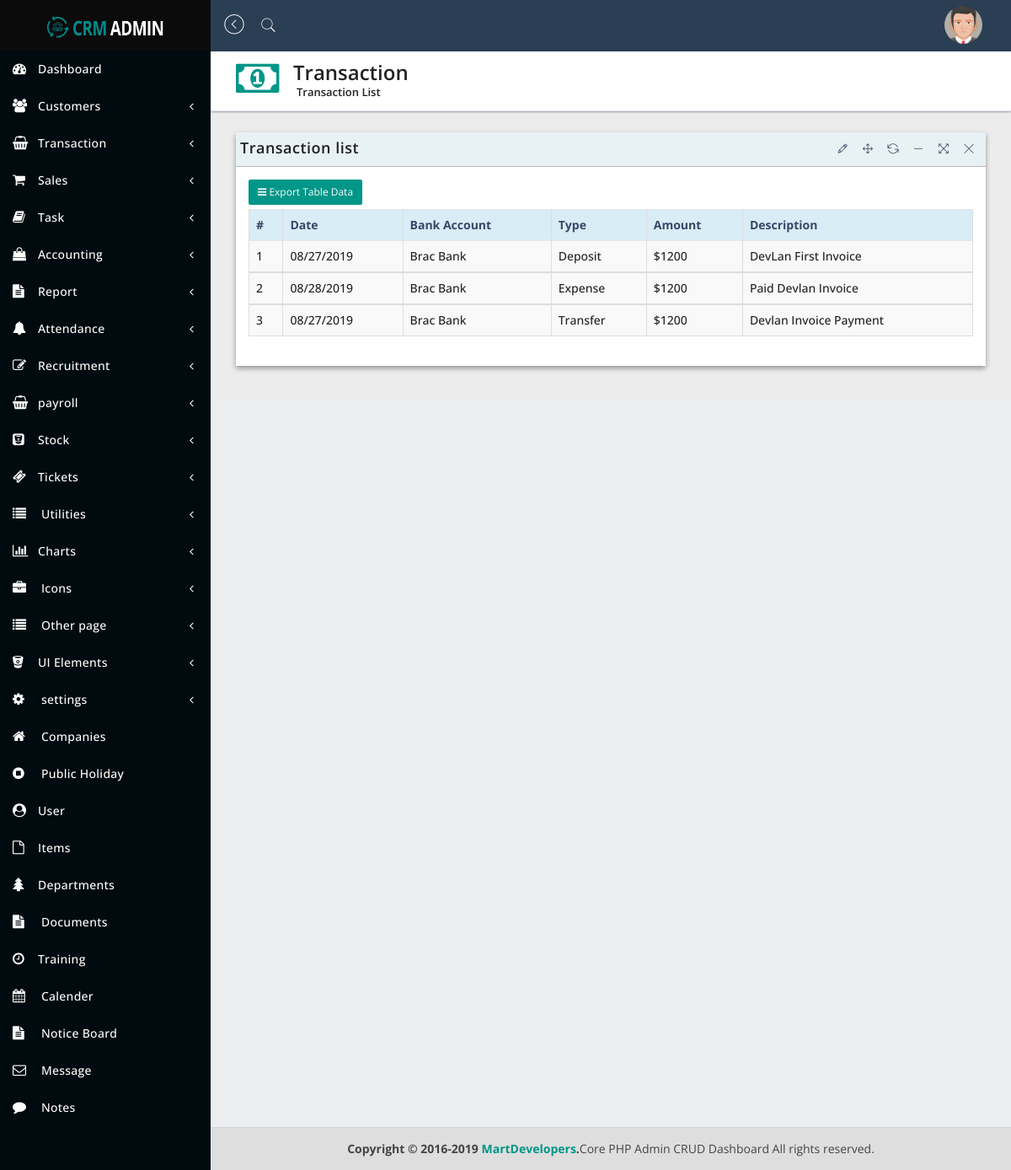
Page /view-tsaction.php (signed in) on the committed database.
### tables this page shows
CREATE TABLE `expense` (
  `id` int(20) NOT NULL,
  `bank_account` varchar(200) NOT NULL,
  `to_bankacc` varchar(200) NOT NULL,
  `posting_date` varchar(200) NOT NULL,
  `description` text NOT NULL,
  `amount` varchar(200) NOT NULL,
  `type` varchar(200) NOT NULL
);

### view-tsaction.php (the view, shortened to what this page needs)
<?php
include('assets/configs/config.php');
?>
<!DOCTYPE html>
<html lang="en">
<?php include('assets/_partials/head.php');?>
   <body class="hold-transition sidebar-mini">
      <div class="wrapper">
        <?php include('assets/_partials/header.php');?>
         <aside class="main-sidebar">
            <?php include('assets/_partials/navbar.php');?>
         </aside>
         <div class="content-wrapper">
            <section class="content-header">
               <div class="header-icon">
                  <i class="fa fa-money"></i>
               </div>
               <div class="header-title">
                  <h1>Transaction</h1>
                  <small>Transaction List</small>
               </div>
            </section>
            <section class="content">
               <div class="row">
                  <div class="col-sm-12">
                     <div class="panel panel-bd lobidrag">
                        <div class="panel-heading">
                           <div class="btn-group" id="buttonexport">
                              <a href="#">
                                 <h4>Transaction list</h4>
                              </a>
                           </div>
                        </div>
                        <div class="panel-body">
                           <div class="btn-group">
                              <button class="btn btn-exp btn-sm dropdown-toggle" data-toggle="dropdown"><i class="fa fa-bars"></i> Export Table Data</button>
                           </div>
                           <div class="table-responsive">
                              <table id="dataTableExample1" class="table table-bordered table-striped table-hover">
                                 <thead>
                                    <tr class="info">
                                       <th>#</th>
                                       <th>Date</th>
                                       <th>Bank Account</th>
                                       <th>Type</th>
                                       <th>Amount</th>
                                       <th>Description</th>
                                    </tr>
                                 </thead>
                                 <?php
                                 $ret="SELECT * FROM `expense`";
                                 $stmt= $mysqli->prepare($ret) ;
                                 $stmt->execute() ;
                                 $res=$stmt->get_result();
                                 $cnt=1;
                                 while($row=$res->fetch_object())
                                 {
                    	               ?>
                                 <tbody>
                                    <tr>
                                       <td><?php echo $cnt;?></td>
                                       <td><?php echo $row->posting_date;?></td>
                                       <td><?php echo $row->bank_account;?></td>
                                       <td><?php echo $row->type;?></td>
                                       <td>$<?php echo $row->amount;?></td>
                                       <td><?php echo $row->description;?></td>
                                    </tr>
                                 </tbody>
                                 <?php $cnt=$cnt+1; } ?>
                              </table>
                           </div>
                        </div>
                     </div>
                  </div>
               </div>
            </section>
         </div>
         <?php include('assets/_partials/footer.php');?>
      </div>
   </body>
</html>

### assets/_partials/head.php (shortened to what this page needs)
<head>
      <link href="assets/plugins/jquery-ui-1.12.1/jquery-ui.min.css" rel="stylesheet" type="text/css"/>
      <link href="assets/bootstrap/css/bootstrap.min.css" rel="stylesheet" type="text/css"/>
      <link href="assets/plugins/lobipanel/lobipanel.min.css" rel="stylesheet" type="text/css"/>
      <link href="assets/plugins/pace/flash.css" rel="stylesheet" type="text/css"/>
      <link href="assets/font-awesome/css/font-awesome.min.css" rel="stylesheet" type="text/css"/>
      <link href="assets/pe-icon-7-stroke/css/pe-icon-7-stroke.css" rel="stylesheet" type="text/css"/>
      <link href="assets/themify-icons/themify-icons.css" rel="stylesheet" type="text/css"/>
      <link href="assets/plugins/NotificationStyles/css/demo.css" rel="stylesheet" type="text/css"/>
      <link href="assets/plugins/NotificationStyles/css/ns-default.css" rel="stylesheet" type="text/css"/>
      <link href="assets/plugins/NotificationStyles/css/ns-style-growl.css" rel="stylesheet" type="text/css"/>
      <link href="assets/plugins/NotificationStyles/css/ns-style-attached.css" rel="stylesheet" type="text/css"/>
      <link href="assets/plugins/NotificationStyles/css/ns-style-bar.css" rel="stylesheet" type="text/css"/>
      <link href="assets/plugins/NotificationStyles/css/ns-style-other.css" rel="stylesheet" type="text/css"/>
      <link href="assets/plugins/sweetalert/sweetalert.css" rel="stylesheet" type="text/css"/>
      <link href="assets/plugins/toastr/toastr.html" rel="stylesheet" type="text/css"/>
      <link href="assets/dist/css/stylecrm.css" rel="stylesheet" type="text/css"/>
</head>

### assets/_partials/header.php (shortened to what this page needs)
<header class="main-header">
            <a href="dashboard.php" class="logo">
               <span class="logo-lg">
               <img src="assets/dist/img/logo.png" alt="">
               </span>
            </a>
            <nav class="navbar navbar-static-top">
               <a href="#" class="sidebar-toggle" data-toggle="offcanvas" role="button">
                  <span class="pe-7s-angle-left-circle"></span>
               </a>
               <a href="#search"><span class="pe-7s-search"></span></a>
             <div class="navbar-custom-menu">
                  <ul class="nav navbar-nav">
                     <li class="dropdown dropdown-user">
                        <a href="#" class="dropdown-toggle" data-toggle="dropdown">
                        <img src="assets/dist/img/avatar5.png" class="img-circle" width="45" height="45" alt="user"></a>
                     </li>
                  </ul>
               </div>
            </nav>
         </header>

### assets/_partials/navbar.php (shortened to what this page needs)
<div class="sidebar">
               <ul class="sidebar-menu">
                  <li class="active">
                     <a href="dashboard.php"><i class="fa fa-tachometer"></i><span>Dashboard</span>
                     </a>
                  </li>
                  <li class="treeview">
                     <a href="#">
                     <i class="fa fa-users"></i><span>Customers</span>
                     <span class="pull-right-container">
                     <i class="fa fa-angle-left pull-right"></i>
                     </span>
                     </a>
                  </li>
                  <li class="treeview">
                     <a href="#">
                     <i class="fa fa-shopping-basket"></i><span>Transaction</span>
                     <span class="pull-right-container">
                     <i class="fa fa-angle-left pull-right"></i>
                     </span>
                     </a>
                  </li>
                  <li class="treeview">
                     <a href="#">
                     <i class="fa fa-shopping-cart"></i><span>Sales</span>
                     <span class="pull-right-container">
                     <i class="fa fa-angle-left pull-right"></i>
                     </span>
                     </a>
                  </li>
                  <li class="treeview">
                     <a href="#">
                     <i class="fa fa-book"></i><span>Task</span>
                     <span class="pull-right-container">
                     <i class="fa fa-angle-left pull-right"></i>
                     </span>
                     </a>
                  </li>
                  <li class="treeview">
                     <a href="#">
                     <i class="fa fa-shopping-bag"></i><span>Accounting</span>
                     <span class="pull-right-container">
                     <i class="fa fa-angle-left pull-right"></i>
                     </span>
                     </a>
                  </li>
                  <li class="treeview">
                     <a href="#">
                     <i class="fa fa-file-text"></i><span>Report</span>
                     <span class="pull-right-container">
                     <i class="fa fa-angle-left pull-right"></i>
                     </span>
                     </a>
                  </li>
                  <li class="treeview">
                     <a href="#">
                     <i class="fa fa-bell"></i><span>Attendance</span>
                     <span class="pull-right-container">
                     <i class="fa fa-angle-left pull-right"></i>
                     </span>
                     </a>
                  </li>
                  <li class="treeview">
                     <a href="#">
                     <i class="fa fa-edit"></i><span>Recruitment</span>
                     <span class="pull-right-container">
                     <i class="fa fa-angle-left pull-right"></i>
                     </span>
                     </a>
                  </li>
                  <li class="treeview">
                     <a href="#">
                     <i class="fa fa-shopping-basket"></i><span>payroll</span>
                     <span class="pull-right-container">
                     <i class="fa fa-angle-left pull-right"></i>
                     </span>
                     </a>
                  </li>
                  <li class="treeview">
                     <a href="#">
                     <i class="fa fa-bitbucket-square"></i><span>Stock</span>
                     <span class="pull-right-container">
                     <i class="fa fa-angle-left pull-right"></i>
                     </span>
                     </a>
                  </li>
                  <li class="treeview">
                     <a href="#">
                     <i class="fa fa-ticket"></i><span>Tickets</span>
                     <span class="pull-right-container">
                     <i class="fa fa-angle-left pull-right"></i>
                     </span>
                     </a>
                  </li>
                  <li class="treeview">
                     <a href="#">
                     <i class="fa fa-list"></i>
                     <span>Utilities</span>
                     <span class="pull-right-container">
                     <i class="fa fa-angle-left pull-right"></i>
                     </span>
                     </a>
                  </li>
                  <li class="treeview">
                     <a href="#">
                     <i class="fa fa-bar-chart"></i><span>Charts</span>
                     <span class="pull-right-container">
                     <i class="fa fa-angle-left pull-right"></i>
                     </span>
                     </a>
                  </li>
                  <li class="treeview">
                     <a href="#">
                     <i class="fa fa-briefcase"></i>
                     <span>Icons</span>
                     <span class="pull-right-container">
                     <i class="fa fa-angle-left pull-right"></i>
                     </span>
                     </a>
                  </li>
                  <li class="treeview">
                     <a href="#">
                     <i class="fa fa-list"></i> <span>Other page</span>
                     <span class="pull-right-container">
                     <i class="fa fa-angle-left pull-right"></i>
                     </span>
                     </a>
                  </li>
                  <li class="treeview">
                     <a href="#">
                     <i class="fa fa-bitbucket"></i><span>UI Elements</span>
                     <span class="pull-right-container">
                     <i class="fa fa-angle-left pull-right"></i>
                     </span>
                     </a>
                  </li>
                  <li class="treeview">
                     <a href="#">
                     <i class="fa fa-gear"></i>
                     <span>settings</span>
                     <span class="pull-right-container">
                     <i class="fa fa-angle-left pull-right"></i>
                     </span>
                     </a>
                  </li>
                  <li>
                     <a href="company.php">
                     <i class="fa fa-home"></i> <span>Companies</span>
                     </a>
                  </li>
                  <li>
                     <a href="holiday.php">
                     <i class="fa fa-stop-circle"></i> <span>Public Holiday</span>
                     </a>
                  </li>
                  <li>
                     <a href="user.php">
                     <i class="fa fa-user-circle"></i><span>User</span>
                     </a>
                  </li>
                  <li>
                     <a href="items.php">
                     <i class="fa fa-file-o"></i><span>Items</span>
                     </a>
                  </li>
                  <li>
                     <a href="department.php">
                     <i class="fa fa-tree"></i><span>Departments</span>
                     </a>
                  </li>
                  <li>
                     <a href="document.php">
                     <i class="fa fa-file-text"></i> <span>Documents</span>
                     </a>
                  </li>
                  <li>
                     <a href="train.php">
                     <i class="fa fa-clock-o"></i><span>Training</span>
                     </a>
                  </li>
                  <li>
                     <a href="calender.php">
                     <i class="fa fa-calendar"></i> <span>Calender</span>
                     </a>
                  </li>
                  <li>
                     <a href="notice.php">
                     <i class="fa fa-file-text"></i> <span>Notice Board</span>
                     </a>
                  </li>
                  <li>
                     <a href="message.php">
                     <i class="fa fa-envelope-o"></i> <span>Message</span>
                     </a>
                  </li>
                  <li>
                     <a href="note.php">
                     <i class="fa fa-comment"></i> <span>Notes</span>
                     </a>
                  </li>
               </ul>
            </div>

### assets/_partials/footer.php
<footer class="main-footer">
    <strong>Copyright &copy; 2016-<?php echo date('Y');?> <a href="https://martmbithi.github.io">MartDevelopers</a>.</strong>Core PHP Admin CRUD Dashboard All rights reserved.
</footer>

### rows in the picture
expense: posting_date "08/27/2019", bank_account "Brac Bank", type "Deposit", amount "1200", description "DevLan First Invoice"
expense: posting_date "08/28/2019", bank_account "Brac Bank", type "Expense", amount "1200", description "Paid Devlan Invoice"
expense: posting_date "08/27/2019", bank_account "Brac Bank", type "Transfer", amount "1200", description "Devlan Invoice Payment"
